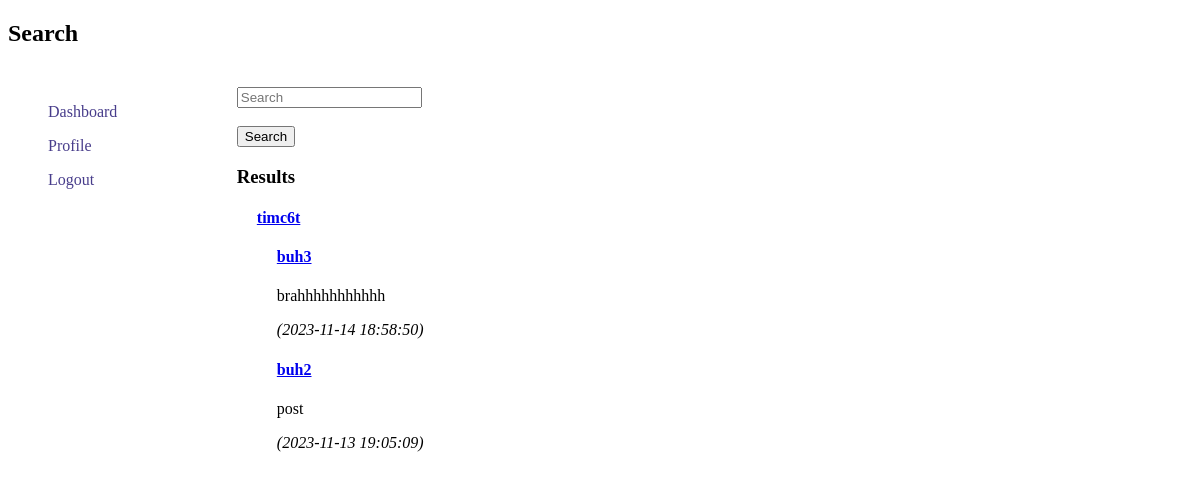
/search.php?term=timc6t (signed in), run on the app's committed database.
### tables this page shows
CREATE TABLE `users` (
  `user_id` int(11) NOT NULL,
  `username` varchar(50) NOT NULL,
  `email` varchar(100) NOT NULL,
  `password` varchar(255) NOT NULL,
  `activation_key` varchar(100) DEFAULT NULL,
  `profile_image` varchar(255) NOT NULL,
  `is_activated` tinyint(1) DEFAULT 0,
  `created_at` timestamp NOT NULL DEFAULT current_timestamp()
);

CREATE TABLE `texts` (
  `text_id` int(11) NOT NULL,
  `user_id` int(11) DEFAULT NULL,
  `title` varchar(255) DEFAULT NULL,
  `content` text NOT NULL,
  `is_public` tinyint(1) DEFAULT 1,
  `created_at` timestamp NOT NULL DEFAULT current_timestamp()
);

### search.php (the view, shortened to what this page needs)
<?php
require_once "config.php";
$user_id = $_SESSION["user_id"];
if ($_SERVER["REQUEST_METHOD"] == "GET" && isset($_GET["term"])) {
    $search_term = $_GET["term"];
    $sql_search_user = "SELECT user_id, username, profile_image
                        FROM users
                        WHERE username LIKE ? AND user_id != ?
                        ORDER BY username";
    $stmt_search_user = mysqli_prepare($link, $sql_search_user);
    $search_term_like = "%$search_term%";
    mysqli_stmt_bind_param($stmt_search_user, "si", $search_term_like, $user_id);
    if (mysqli_stmt_execute($stmt_search_user)) {
        $result_search_user = mysqli_stmt_get_result($stmt_search_user);
        $search_results_users = mysqli_fetch_all($result_search_user, MYSQLI_ASSOC);
    } else {
        echo "Error searching for users: " . mysqli_error($link);
    }
}
?>
<!DOCTYPE html>
<html lang="en">
<head>
    <link rel="stylesheet" href="styles.css">
</head>
<body>
    <h2>Search</h2>
    <div class="body">
        <div id="navbar">
                <p><a class="no-line-navbar" href="dashboard.php">Dashboard</a></p>
                <p><a class="no-line-navbar" href="profile.php?user_id=<?php echo $user_id; ?>">Profile</a></p>
                <p><a class="no-line-navbar" href="logout.php">Logout</a></p>
        </div>
        <div id="results-search">
            <form method="GET" action="search.php">
                <input type="text" id="search_term" name="term" placeholder="Search"><br><br>
                <input type="submit" value="Search">
            </form>
            <?php if (isset($search_results_users)): ?>
                <h3>Results</h3>
                <?php foreach ($search_results_users as $user): ?>
                    <?php $searched_user_id = $user["user_id"]; ?>
                    <div>
                        <h4><a href='profile.php?user_id=<?= $searched_user_id ?>'><?= $user["username"] ?></a></h4>
                        <?php
                            $sql_searched_user_posts = "SELECT text_id, title, content, created_at
                                                        FROM texts
                                                        WHERE user_id = ?
                                                        ORDER BY created_at DESC";
                            $stmt_searched_user_posts = mysqli_prepare($link, $sql_searched_user_posts);
                            mysqli_stmt_bind_param($stmt_searched_user_posts, "i", $searched_user_id);
                            if (mysqli_stmt_execute($stmt_searched_user_posts)) {
                                $result_searched_user_posts = mysqli_stmt_get_result($stmt_searched_user_posts);
                                $searched_user_posts = mysqli_fetch_all($result_searched_user_posts, MYSQLI_ASSOC);
                                foreach ($searched_user_posts as $post) {
                                    echo '<div class="user-posts">';
                                    echo "<h4><a href='posts.php?user_id=$searched_user_id&text_id={$post["text_id"]}'>{$post["title"]}</a></h4>";
                                    echo "<p>{$post["content"]}</p>";
                                    echo "<p><em>({$post["created_at"]})</em></p>";
                                    echo "</div>";
                                }
                            } else {
                                echo "Error fetching user's posts: " . mysqli_error($link);
                            }
                        ?>
                    </div>
                <?php endforeach; ?>
            <?php endif; ?>
        </div>
    </div>
</body>
</html>

### styles.css (style rules this page uses)
.body { display: flex; justify-content: space-between; margin: 20px; }
.no-line-navbar { text-decoration: none; color: darkslateblue }
div { margin: 20px; }
#results-search { width: 80%; }

### data on the page
users: username "timc6t"
texts: title "buh3", content "brahhhhhhhhhhh", created_at "2023-11-14 18:58:50"
texts: title "buh2", content "post", created_at "2023-11-13 19:05:09"
